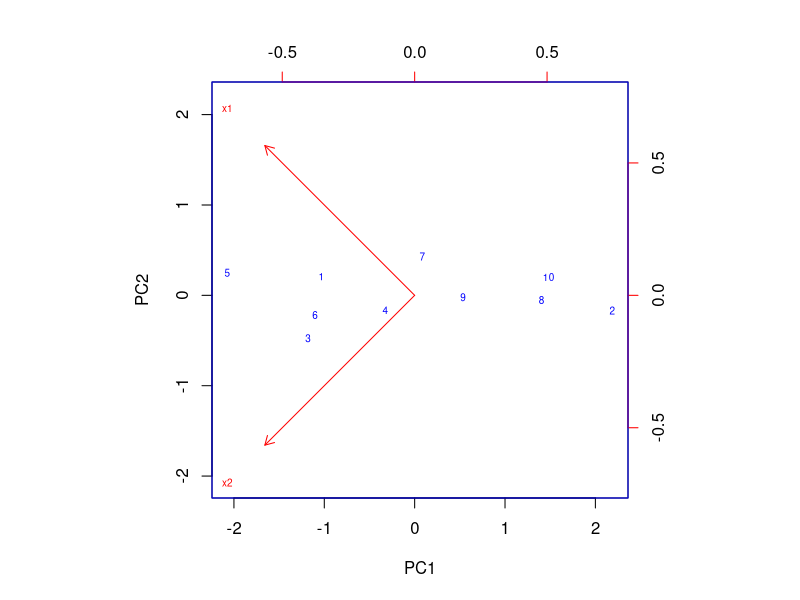
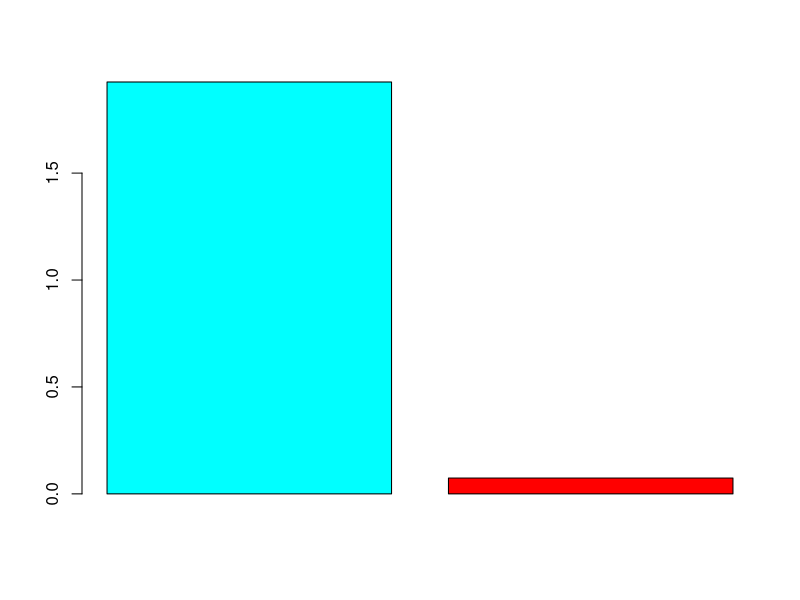

R code for these plots, in order:
## ---- chunk 1
knitr::opts_chunk$set(echo = TRUE)
## ---- chunk 2
x1 <- c(2.5, 0.5, 2.2, 1.9, 3.1, 2.3, 2, 1, 1.5, 1.1)
x2 <- c(2.4, 0.7, 2.9, 2.2, 3.0, 2.7, 1.6, 1.1, 1.6, 0.9)
Matriz <- data.frame(x1,x2)
Matriz 
## ---- chunk 3

m1 <- c(rep(mean(x1),10))
m2 <- c(rep(mean(x2),10))
Mc <- data.frame(x1-m1,x2-m2)
Mc
## ---- chunk 4
Mcov <-  cov(Mc)
## ---- chunk 5
EVal <- eigen(Mcov)$values
EVec <- eigen(Mcov)$vectors
## ---- chunk 6
t_EVec <- t(EVec)
t_Mc = t(Mc)
## ---- chunk 7
CP = t_EVec%*%t_Mc
rownames(CP) = c('CP1','CP2')
t(CP)
## ---- chunk 8
cpa <- prcomp(Matriz, scale = TRUE)
names(cpa)
## ---- chunk 9
print("desviaciones estándar: ")
cpa$sdev
## ---- chunk 10
print("center y scale dan las medias y desv estándar previa estandarización: ")
cpa$center
cpa$scale
## ---- chunk 11
print("Los coeficientes de la combinación lineal normalizada de componete")
cpa$rotation
## ---- chunk 12
print("Los datos por sustituidos en la combinación lineal de vectores propios:")
cpa$x
## ---- chunk 13
biplot(x = cpa, scale = 0, cex =0.6, col = c("blue", "red"))
## ---- chunk 14
barplot(cpa$sdev^2, col = c("cyan", "red"))
## ---- chunk 15
summary(cpa)
